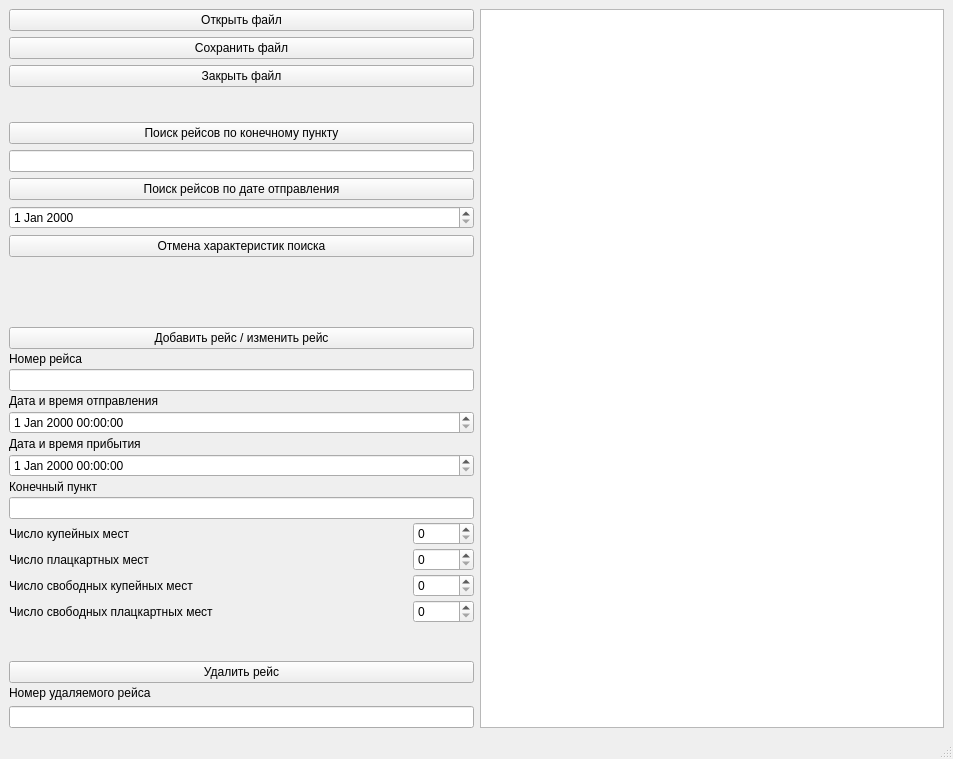
<?xml version="1.0" encoding="UTF-8"?>
<ui version="4.0">
 <class>MainWindow</class>
 <widget class="QMainWindow" name="MainWindow">
  <property name="geometry">
   <rect>
    <x>0</x>
    <y>0</y>
    <width>953</width>
    <height>759</height>
   </rect>
  </property>
  <property name="windowTitle">
   <string>MainWindow</string>
  </property>
  <widget class="QWidget" name="centralwidget">
   <layout class="QGridLayout" name="gridLayout">
    <item row="0" column="1">
     <widget class="QPlainTextEdit" name="plainTextEdit"/>
    </item>
    <item row="0" column="0">
     <layout class="QVBoxLayout" name="verticalLayout_4">
      <item>
       <layout class="QVBoxLayout" name="verticalLayout">
        <item>
         <widget class="QPushButton" name="pushButton_open_file">
          <property name="text">
           <string>Открыть файл</string>
          </property>
         </widget>
        </item>
        <item>
         <widget class="QPushButton" name="pushButton_save_five">
          <property name="text">
           <string>Сохранить файл</string>
          </property>
         </widget>
        </item>
        <item>
         <widget class="QPushButton" name="pushButton_close_file">
          <property name="text">
           <string>Закрыть файл</string>
          </property>
         </widget>
        </item>
       </layout>
      </item>
      <item>
       <layout class="QVBoxLayout" name="verticalLayout_2">
        <item>
         <spacer name="verticalSpacer_3">
          <property name="orientation">
           <enum>Qt::Vertical</enum>
          </property>
          <property name="sizeHint" stdset="0">
           <size>
            <width>20</width>
            <height>40</height>
           </size>
          </property>
         </spacer>
        </item>
        <item>
         <widget class="QPushButton" name="pushButton_search_drive_place">
          <property name="text">
           <string>Поиск рейсов по конечному пункту</string>
          </property>
         </widget>
        </item>
        <item>
         <widget class="QLineEdit" name="lineEdit"/>
        </item>
        <item>
         <widget class="QPushButton" name="pushButton_search_drive_date">
          <property name="text">
           <string>Поиск рейсов по дате отправления</string>
          </property>
         </widget>
        </item>
        <item>
         <widget class="QDateEdit" name="dateEdit"/>
        </item>
        <item>
         <widget class="QPushButton" name="pushButton_cancel_search">
          <property name="text">
           <string>Отмена характеристик поиска</string>
          </property>
         </widget>
        </item>
        <item>
         <spacer name="verticalSpacer_4">
          <property name="orientation">
           <enum>Qt::Vertical</enum>
          </property>
          <property name="sizeHint" stdset="0">
           <size>
            <width>20</width>
            <height>40</height>
           </size>
          </property>
         </spacer>
        </item>
        <item>
         <layout class="QVBoxLayout" name="verticalLayout_3" stretch="0,0,0,0,0,0,0,0,0,0,0,0,0,0,0,0,0">
          <property name="spacing">
           <number>3</number>
          </property>
          <property name="leftMargin">
           <number>0</number>
          </property>
          <property name="rightMargin">
           <number>0</number>
          </property>
          <property name="bottomMargin">
           <number>0</number>
          </property>
          <item>
           <spacer name="verticalSpacer_2">
            <property name="orientation">
             <enum>Qt::Vertical</enum>
            </property>
            <property name="sizeHint" stdset="0">
             <size>
              <width>20</width>
              <height>40</height>
             </size>
            </property>
           </spacer>
          </item>
          <item>
           <widget class="QPushButton" name="pushButton_add_trip">
            <property name="text">
             <string>Добавить рейс / изменить рейс</string>
            </property>
           </widget>
          </item>
          <item>
           <widget class="QLabel" name="label">
            <property name="text">
             <string>Номер рейса</string>
            </property>
           </widget>
          </item>
          <item>
           <widget class="QLineEdit" name="lineEdit_3"/>
          </item>
          <item>
           <widget class="QLabel" name="label_4">
            <property name="text">
             <string>Дата и время отправления</string>
            </property>
           </widget>
          </item>
          <item>
           <widget class="QDateTimeEdit" name="dateTimeEdit_2"/>
          </item>
          <item>
           <widget class="QLabel" name="label_6">
            <property name="text">
             <string>Дата и время прибытия</string>
            </property>
           </widget>
          </item>
          <item>
           <widget class="QDateTimeEdit" name="dateTimeEdit_3"/>
          </item>
          <item>
           <widget class="QLabel" name="label_5">
            <property name="text">
             <string>Конечный пункт</string>
            </property>
           </widget>
          </item>
          <item>
           <widget class="QLineEdit" name="lineEdit_2"/>
          </item>
          <item>
           <layout class="QHBoxLayout" name="horizontalLayout">
            <item>
             <widget class="QLabel" name="label_8">
              <property name="text">
               <string>Число купейных мест</string>
              </property>
             </widget>
            </item>
            <item>
             <spacer name="horizontalSpacer">
              <property name="orientation">
               <enum>Qt::Horizontal</enum>
              </property>
              <property name="sizeHint" stdset="0">
               <size>
                <width>40</width>
                <height>20</height>
               </size>
              </property>
             </spacer>
            </item>
            <item>
             <widget class="QSpinBox" name="spinBox_4">
              <property name="maximum">
               <number>99999</number>
              </property>
             </widget>
            </item>
           </layout>
          </item>
          <item>
           <layout class="QHBoxLayout" name="horizontalLayout_2">
            <item>
             <widget class="QLabel" name="label_9">
              <property name="text">
               <string>Число плацкартных мест</string>
              </property>
             </widget>
            </item>
            <item>
             <spacer name="horizontalSpacer_2">
              <property name="orientation">
               <enum>Qt::Horizontal</enum>
              </property>
              <property name="sizeHint" stdset="0">
               <size>
                <width>40</width>
                <height>20</height>
               </size>
              </property>
             </spacer>
            </item>
            <item>
             <widget class="QSpinBox" name="spinBox_3">
              <property name="maximum">
               <number>99999</number>
              </property>
             </widget>
            </item>
           </layout>
          </item>
          <item>
           <layout class="QHBoxLayout" name="horizontalLayout_3">
            <item>
             <widget class="QLabel" name="label_7">
              <property name="text">
               <string>Число свободных купейных мест</string>
              </property>
             </widget>
            </item>
            <item>
             <spacer name="horizontalSpacer_3">
              <property name="orientation">
               <enum>Qt::Horizontal</enum>
              </property>
              <property name="sizeHint" stdset="0">
               <size>
                <width>40</width>
                <height>20</height>
               </size>
              </property>
             </spacer>
            </item>
            <item>
             <widget class="QSpinBox" name="spinBox">
              <property name="maximum">
               <number>99999</number>
              </property>
             </widget>
            </item>
           </layout>
          </item>
          <item>
           <layout class="QHBoxLayout" name="horizontalLayout_4">
            <item>
             <widget class="QLabel" name="label_10">
              <property name="text">
               <string>Число свободных плацкартных мест</string>
              </property>
             </widget>
            </item>
            <item>
             <spacer name="horizontalSpacer_4">
              <property name="orientation">
               <enum>Qt::Horizontal</enum>
              </property>
              <property name="sizeHint" stdset="0">
               <size>
                <width>40</width>
                <height>20</height>
               </size>
              </property>
             </spacer>
            </item>
            <item>
             <widget class="QSpinBox" name="spinBox_2">
              <property name="maximum">
               <number>99999</number>
              </property>
             </widget>
            </item>
           </layout>
          </item>
          <item>
           <spacer name="verticalSpacer">
            <property name="orientation">
             <enum>Qt::Vertical</enum>
            </property>
            <property name="sizeHint" stdset="0">
             <size>
              <width>20</width>
              <height>40</height>
             </size>
            </property>
           </spacer>
          </item>
          <item>
           <widget class="QPushButton" name="pushButton">
            <property name="text">
             <string>Удалить рейс</string>
            </property>
           </widget>
          </item>
          <item>
           <widget class="QLabel" name="label_2">
            <property name="text">
             <string>Номер удаляемого рейса</string>
            </property>
           </widget>
          </item>
         </layout>
        </item>
        <item>
         <widget class="QLineEdit" name="lineEdit_delete"/>
        </item>
       </layout>
      </item>
     </layout>
    </item>
   </layout>
  </widget>
  <widget class="QMenuBar" name="menubar">
   <property name="geometry">
    <rect>
     <x>0</x>
     <y>0</y>
     <width>953</width>
     <height>22</height>
    </rect>
   </property>
  </widget>
  <widget class="QStatusBar" name="statusbar"/>
 </widget>
 <resources/>
 <connections/>
</ui>
